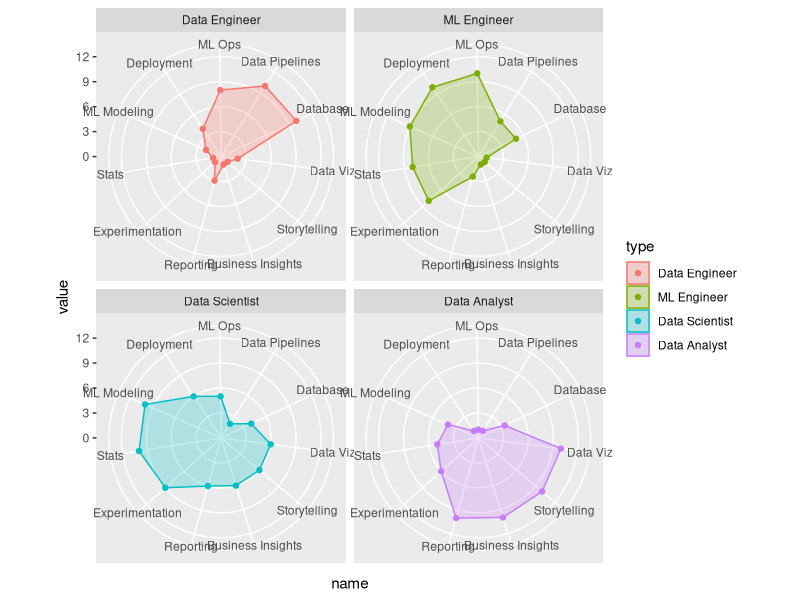
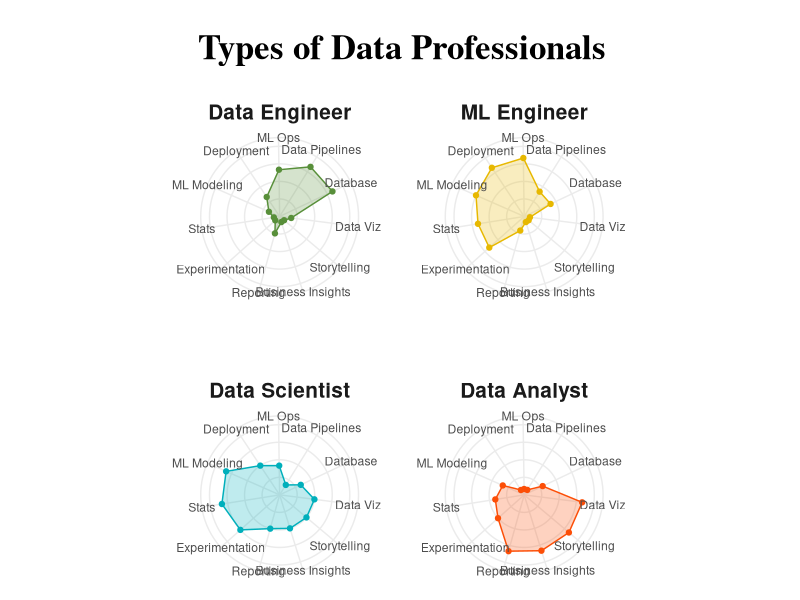

Here is the R script that generated these plots, in order:
# BUSINESS SCIENCE R TIPS ----
# R-TIP 067 | Types of data professionals visualization (radar plot) ----
#
# 👉 For Weekly R-Tips, Sign Up Here:
#    https://learn.business-science.io/r-tips-newsletter

# LIBRARIES ----

library(tidyverse)
library(patchwork)
library(readxl)


types_of_data_professionals_tbl <- read_excel("067_types_of_data_professionals/data/types_of_data_professionals.xlsx")
types_of_data_professionals_tbl

# 1.0 DATA PREPARATION ----
data_prep_tbl <- types_of_data_professionals_tbl %>%
    rename(type = 1) %>%
    pivot_longer(
        cols = -type
    ) %>%
    mutate(
        type = as_factor(type),
        name = as_factor(name)
    )

data_prep_tbl

# 2.0 BASIC RADAR PLOT ----

# The trick
coord_radar <- function (theta = "x", start = 0, direction = 1, clip = "on") {
    theta <- match.arg(theta, c("x", "y"))
    r <- if (theta == "x") "y" else "x"
    ggproto("CordRadar", CoordPolar, theta = theta, r = r, start = start,
            direction = sign(direction), clip = clip,
            is_linear = function(coord) TRUE)
}


basic_radar_plot <- data_prep_tbl %>%
    ggplot(aes(name, value, group = type)) +
    geom_polygon(aes(fill = type, color = type), alpha = 0.25) +
    geom_point(aes(color = type)) +
    expand_limits(y = c(0, 12)) +
    coord_radar(start = -0.3, clip = "off") +
    facet_wrap(~ type)

basic_radar_plot

# 3.0 DRESS UP THE RADAR PLOT ----
basic_radar_plot  +
    theme_minimal() +
    scale_fill_manual(values = c("#588f3a", "#E7B800", "#00AFBB", "#FC4E07")) +
    scale_color_manual(values = c("#588f3a", "#E7B800", "#00AFBB", "#FC4E07")) +
    labs(
        title = "Types of Data Professionals",
        legend = NULL,
        x = NULL,
        y = NULL
    ) +
    theme(
        plot.title = element_text(
            hjust = 0.5,
            margin = margin(t = 20, b = 20),
            size = 25,
            face = "bold",
            family = "serif"
        ),
        strip.text = element_text(
            size = 15,
            face = "bold",
            margin = margin(t = 5, b = 5)
        ),
        legend.position = "none",
        axis.text.y = element_blank(),
        axis.text.x = element_text(vjust = -1),
        panel.spacing = unit(50, "points")
    )


# 4.0 LEARNING MORE ----
# - Do you want to become the data science expert for your organization?
# - HERE'S HOW: 10 SECRETS TO BECOMING A 6-FIGURE DATA SCIENTIST
#   https://learn.business-science.io/free-rtrack-masterclass
